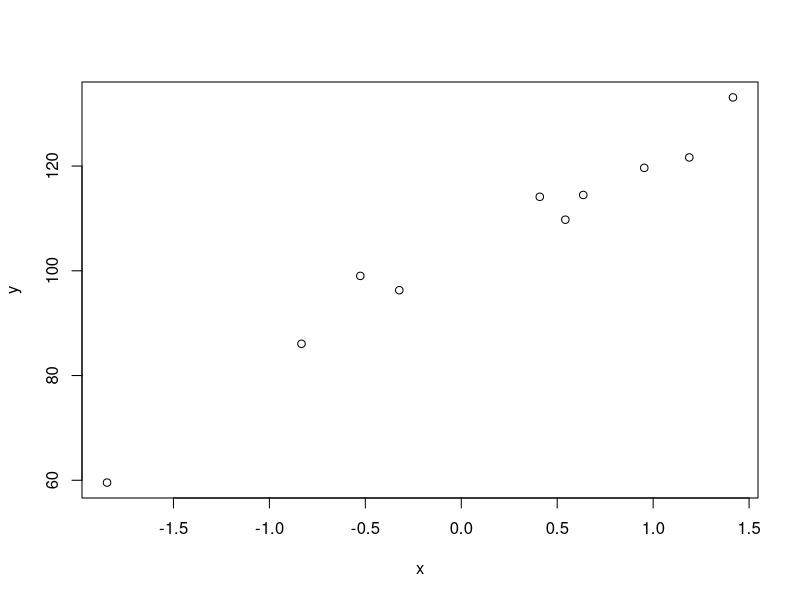

Write R code to recreate this figure. (Note: this script raises an error after producing the figure.)
# EJEMPLO A DE LA SESIÓN 13 ####
# Simulación de los datos
# Tamaño de la muestra
n <- 10
beta_0 <- 100
beta_1 <- 20
sigma2 <- 25
# Variable predictora: x
set.seed(1984); x <- rnorm(n = n)
# Variable respuesta: y
set.seed(1313); y <- rnorm(n = n,
                           mean = beta_0 + beta_1*x,
                           sd = sqrt(sigma2))
# Crear una tabla de datos y graficar
print(datos <- data.frame(y, x))
plot(y ~ x, data = datos)
# Análisis frecuentista
# Ajuste del modelo lineal
ajuste <- lm(y ~ x, data = datos)
# Tabla de ANOVA
anova(ajuste)
# Resumen del ajuste
summary(ajuste)
#
# ESPECIFICACIÓN DEL MODELO EN JAGS ####
modelo_texto <- "model{

  # Modelo probabilístico
  for (i in 1:length(y)) {
    y[i] ~ dnorm(mu[i], tau)
    mu[i] = b0 + b1*x[i]
  }

  # Distribuciones a priori 'poco informativas'
    b0 ~ dnorm(0.0, 1.0/1.0e6)
    b1 ~ dnorm(0.0, 1.0/1.0e4)
    tau ~ dgamma(1.0/1.0e3, 1.0/1.0e3)

  # Funciones parametrales de interés
    sigma2 <- 1/tau
}"
#
# EJECUCIÓN DEL MÉTODO MCMC ####
# Preparativos
datos_jags <- as.list(datos)
parametros <- c("b0", "b1", "sigma2")
modelo_jags <- jags.model(
  file = textConnection(modelo_texto),
  data = datos_jags,
  n.chains = 3)
# Burn-in
update(object = modelo_jags, n.iter = 1e3)
# Generar las cadenas
modelo_coda <- coda.samples(
  model = modelo_jags,
  variable.names = parametros,
  n.iter = 5e3)
modelo_mcmc <- as.mcmc(do.call(rbind, modelo_coda))
#
# DIAGNÓSTICOS DE CONVERGENCIA ####
# a) Haga gráficos de trazas para evaluar convergencia y mezcla
# b) Haga gráficos de autocorrelación para evaluar si la mezcla es lenta
# c) Haga gráficos del estadístico de Gelman-Rubin para evaluar convergencia
# d) Haga un gráfico de las correlaciones cruzadas
# e) Haga gráficos de dispersión de los parámetros
#
# ANÁLISIS DE LA DISTRIBUCIÓN A POSTERIORI ####
# a) Haga gráficos de densidad de las distribuciones a posteriori
# b) Calcule el tamaño efectivo de las muestras de cada parámetro
# c) Calcule los estadísticos de Gelman-Rubin para cada parámetro
# d) Calcule intervalos de credibilidad para cada parámetro